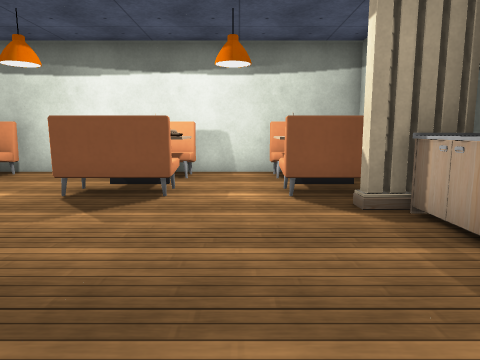
[1] (above)

23 first-person views from a walk through a Unity game level. The camera is 1.2 m above the floor, tilts 8° down and sees 70° across. The floor is counted in squares, 1 m on a side. Each view is taken from the middle of a square. On the plan, view 1 faces up. The plan holds only what a view shows up to about 14 squares ahead; the rest is blank. The player is left out. Some surface patterns are stand-ins.

[2]
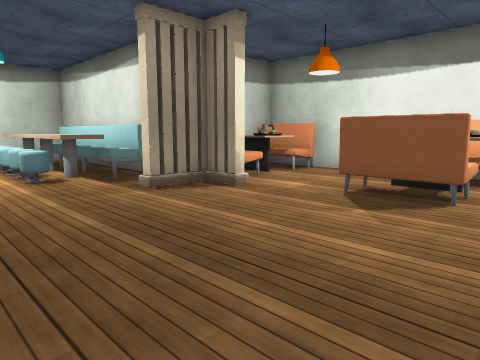

[3]
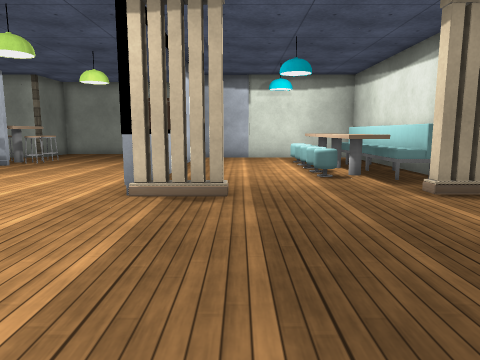

[4]
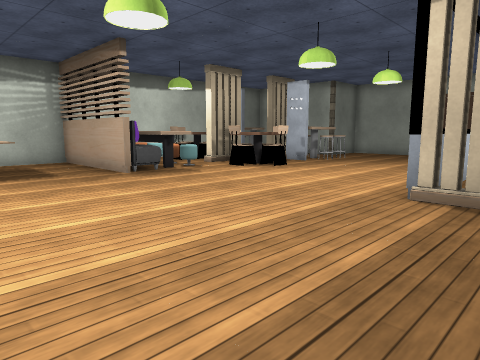

[5]
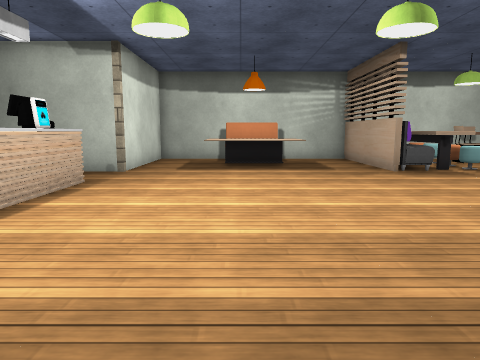

[6]
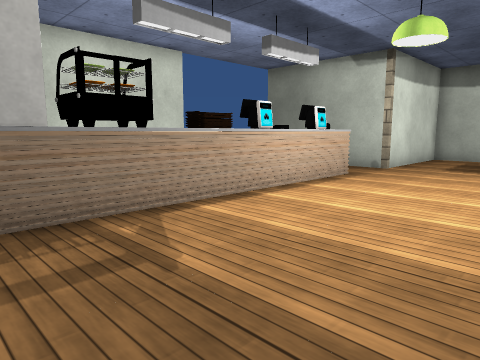

[7]
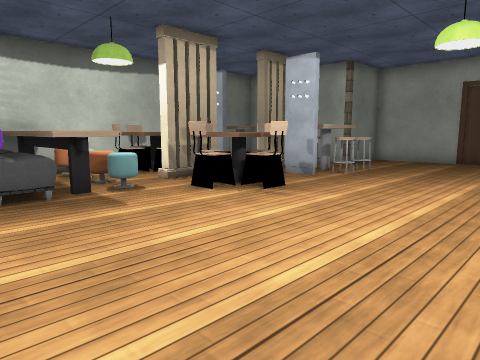

[8]
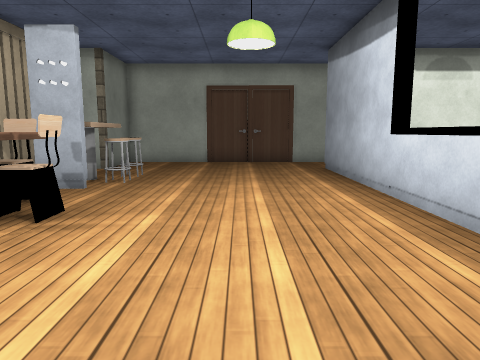

[9]
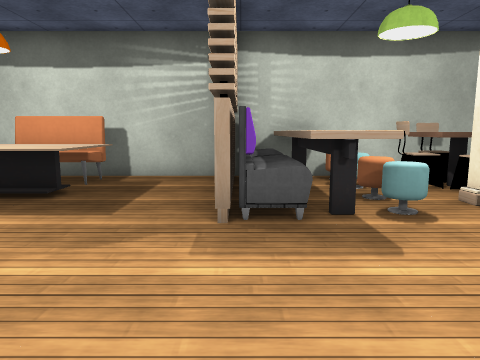

[10]
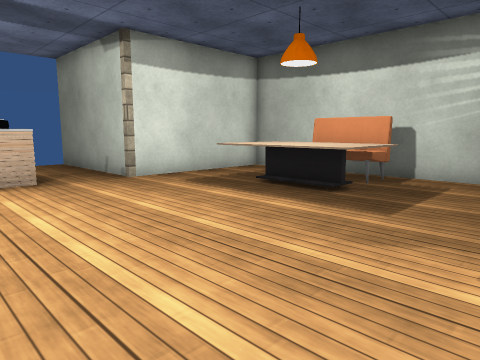

[11]
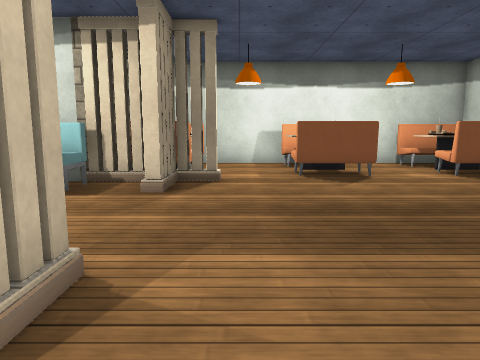

[12]
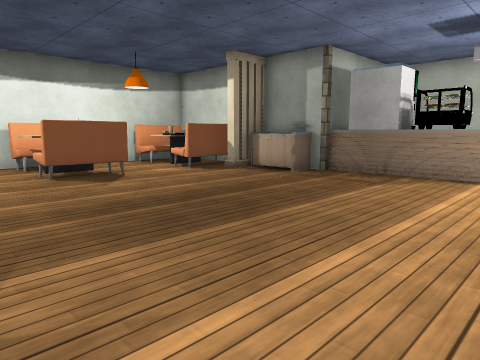

[13]
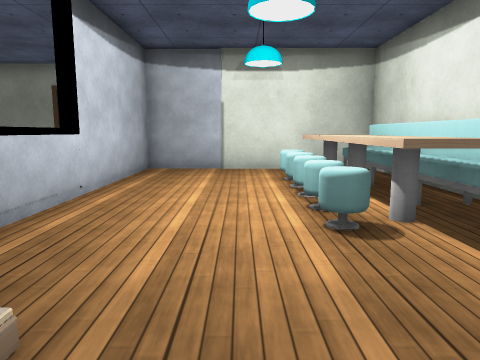

[14]
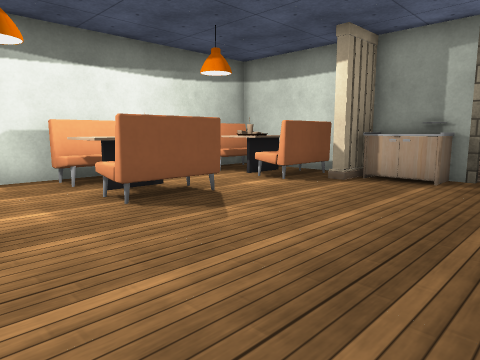

[15]
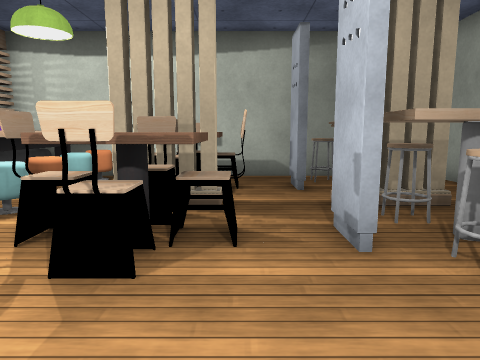

[16]
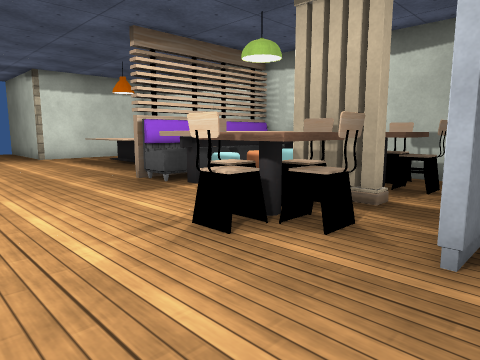

[17]
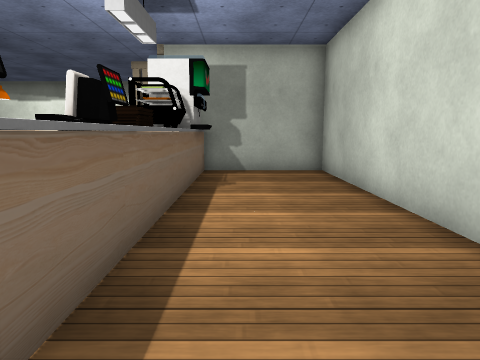

[18]
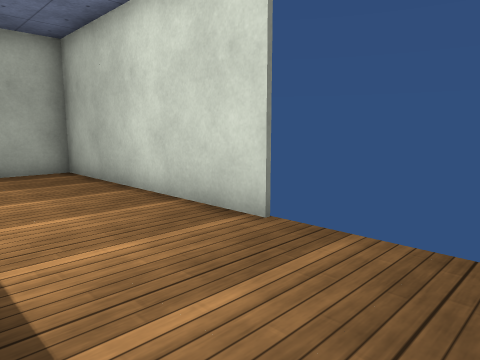

[19]
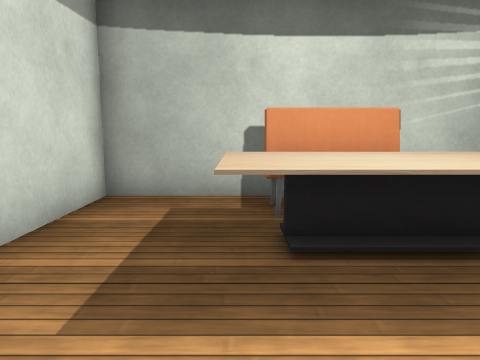

[20]
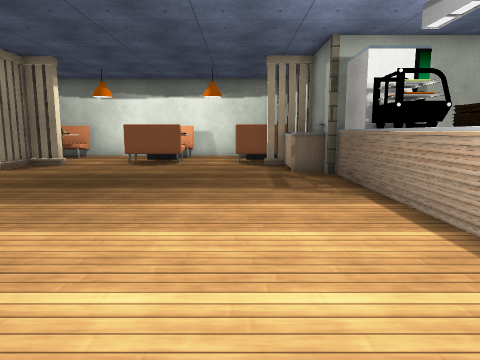

[21]
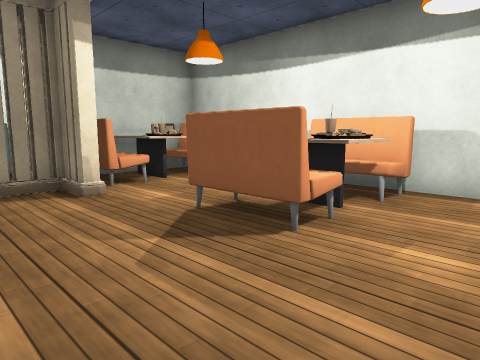

[22]
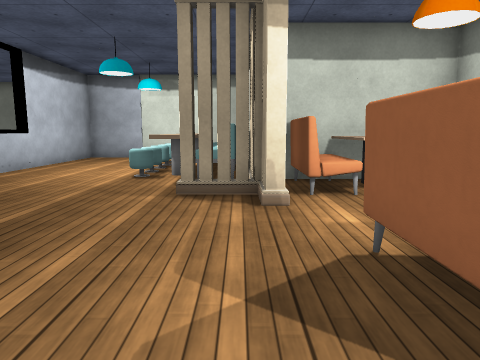

[23]
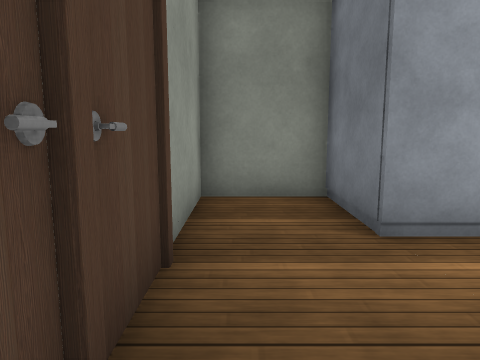

### Floor plan
Points are (right, up) in squares from view 1. A wall is a line through its corners. A room is listed if a view was taken in it or the views show most of it. See-through windows are left out.
Room 1 (views 1, 2, 3, 4, 5, 6, 7, 8, 9, 10, 11, 12, 13, 14, 15, 16, 17, 18, 19, 20, 21, 22, 23)
walls: (-6.4, -0.2) (-6.4, -2.2); (-8.9, -2.2) (-16.4, -2.2) (-16.4, 0.3) (-18.7, 0.3) (-18.7, -9.4) (-16.2, -9.4) (-16.2, -10.8); (-6.5, 4.6) (-7, 4.6); (-6.5, 4.9) (-7, 4.9); (-4.7, -11.4) (-4.7, -14.5); (-6.6, 5.5) (-6.6, 3.9) (-7, 3.9); (-5.6, 5.9) (-5.6, 5.3) (-8.5, 5.3); (-6.4, 5.8) (-6.4, 3.9); (-12.2, -8.3) (-12.2, -9.4); (3.5, 3.4) (3.5, 10.4); (-10.6, -10.5) (-8.9, -10.5) (-8.9, -11); (-12.4, -9) (-12.4, -8.2); (4.4, -9.4) (8.8, -9.4); (3.6, 5.3) (1.9, 5.3); (-4.9, -14.5) (-4.9, -11.5); (-12.2, -12) (-12.2, -13.1); (8.6, -5) (8.6, 2.8) (4.4, 2.8); (-14.4, -10.5) (-12.6, -10.5); (-14.4, 5.3) (-16.2, 5.3) (-16.2, -2) (-7.5, -2); (-3.4, 10.3) (-6.5, 10.3); (0.5, 10.3) (-1.5, 10.3); (-8.7, 10.4) (-8.7, 6.1); (-13, -14.4) (3.5, -14.4) (3.5, -9.5)
ways out: gap at (9, -5)
objects: pillar (-16, -9); other object (-15, -10) to (-14, -9); table (-15, -9); stool (-15, -8) to (-14, -8); bench (-15, 4) to (-13, 5); stool (-14, 2) to (-13, 3); table (-14, 3) to (-13, 4); stool (-13, -10) to (-13, -9); stool (-13, -8); stool (-12, 2) to (-11, 3); stool (-12, 3); table (-12, 4) to (-11, 4); bench (-12, 5) to (-11, 5); chair (-11, -13) to (-11, -12); chair (-11, -9); chair (-10, -14) to (-10, -13); other object (-10, -12); chair (-10, -10); table (-10, -9) to (-9, -8); chair (-10, -8); stool (-10, 2) to (-10, 3); table (-10, 4) to (-9, 4); bench (-10, 5); chair (-9, -13) to (-9, -12); chair (-9, -9); stool (-9, 2) to (-9, 3); pillar (-9, 5); stool (-8, -14) to (-7, -13); stool (-8, -12) to (-7, -12); stool (-8, -11) to (-7, -11); stool (-8, -10) to (-7, -10); bench (-8, 6) to (-6, 7); table (-8, 8) to (-6, 8); bench (-8, 9) to (-6, 10); bench (-6, -14) to (-5, -12); bench (-6, -11) to (-5, -10); bench (-3, 6) to (-1, 7); table (-3, 8) to (-1, 8); bench (-3, 9) to (-1, 10); table (-2, -12) to (1, -11); bench (-1, -14) to (0, -13); bench (1, 6) to (3, 7); table (1, 8) to (3, 8); bench (1, 9) to (3, 10); bin (3, 3) to (3, 5); pillar (4, -9); other object (4, -7); cash register (4, -6) to (5, -6); other object (4, -5); cash register (4, -4) to (5, -4); other object (4, -3) to (4, -2); other object (4, -1) to (5, 0); machine (4, 1) to (5, 2); pillar (4, 3); other object (5, -7); other object (5, -5); other object (5, -3); other object (5, -2)

Where each view was taken, in squares from view 1:
view 1: 0 up, 0 right, facing up
view 2: 0 up, 0 right, facing up-left
view 3: 0 up, 0 right, facing left
view 4: 0 up, 0 right, facing down-left
view 5: 1 up, 0 right, facing down
view 6: 2 up, 1 left, facing down-right
view 7: 3 down, 4 left, facing down-left
view 8: 5 down, 5 left, facing left
view 9: 5 down, 5 left, facing down
view 10: 5 down, 5 left, facing down-right
view 11: 3 down, 5 left, facing up
view 12: 3 down, 6 left, facing up-right
view 13: 1 up, 5 left, facing left
view 14: 1 up, 6 left, facing up-right
view 15: 5 down, 11 left, facing down
view 16: 5 down, 13 left, facing down-right
view 17: 8 down, 6 right, facing up
view 18: 8 down, 5 right, facing up-right
view 19: 8 down, 1 right, facing down
view 20: 7 down, 1 right, facing up
view 21: 3 up, 1 right, facing up-left
view 22: 5 up, 0 right, facing left
view 23: 6 down, 18 left, facing up
